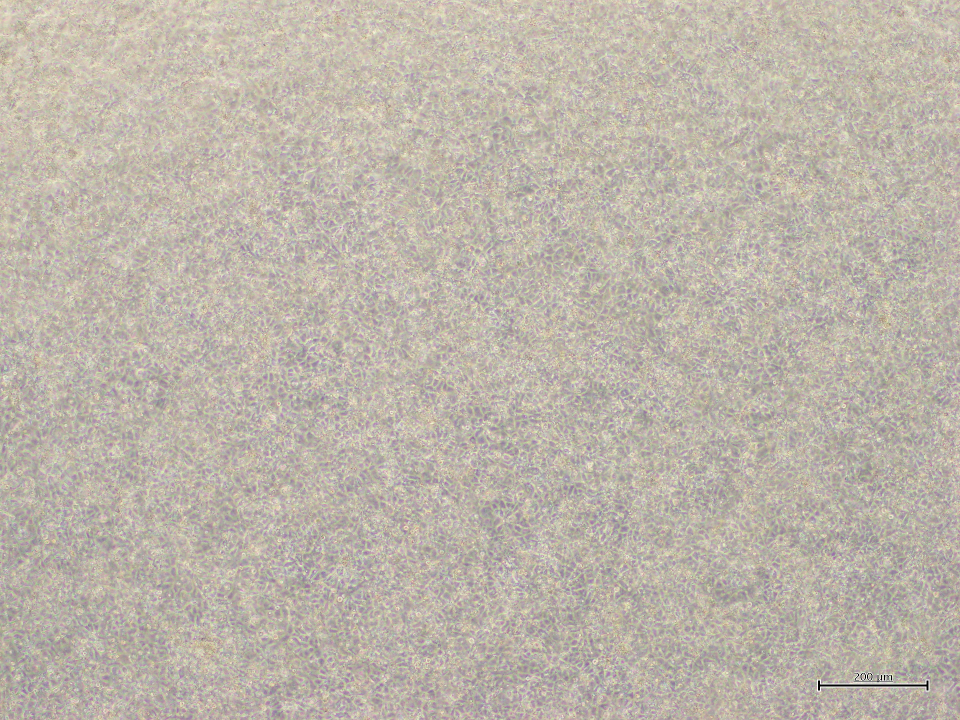
#> input picture mainApi/tests/test_image_convert/LotA_pointA.JPG, 1920 x 1440 px (shown at 1/2 size); its folder holds only this picture in this run
$ python -i tissue.py   (imports and definitions only)   (older library calls are emulated)
#> lines starting #> are read from the running program, lines starting #| are printed output that depends on the picture; after the words box and inside, x2 and y2 are one past the last pixel; in counts of white or black regions, pixels touching at a corner belong together
#> further down, picture is the input picture: shape (1440, 1920, 3); mean B, G, R 169.9, 180.9, 188.9
import os
from cellpose import models
import numpy as np
import time, os, sys
from urllib.parse import urlparse
import skimage.io
import matplotlib.pyplot as plt
import matplotlib as mpl
from urllib.parse import urlparse
from cellpose import models, core
import cv2
import math
import random
import pandas as pd

# DISPLAY RESULTS
from cellpose import plot
from mainApi.app.images.utils.cellpose.process_binary import convert2Binary
from mainApi.app.images.utils.cellpose.cellpose_segment import cellpose_segment


MIN_THRESH = 10
BLACK_VALUE = 0
WHITE_VALUE = 255


TISSUE_COLORS = {
    "S" : [128,128,128],
    "R" : [0,0,255],
    "G": [0,255,0],
    "B" : [255,0,0],
    "B+G" : [255,255,0],
    "B+R" : [255,0,255],
    "S+B" : [255,128,128],
    "S+G" : [128,255,128],
    "G+R" : [0,255,255],
    "B+G+R" : [255,255,255],
    "S+G+R" : [128,255,255],
    "S+B+R" : [255,128,255],
    "S+B+G" : [255,255,128],
    "S+B+G+R" : [178,178,178]
}

# [174 lines left out: functions getBinaryImage, process_TissueNT_Segmentation, process_TissueNT_Test_Segmentation, getMergedImageByWholeChannels, getResultImageFromColorOptions, getDotPlotImage, not called in this run]


def getShortLength(w,h):
    return min(w,h)

def getLongLength(w,h):
    return max(w,h)


# measure of flattening at the poles of a planet or other celestial body.
#The oblateness is measured as the ratio between the polar and equatorial diameter.
def getValueOfOblateness(w, h):
    long_d = max(w,h)
    short_d = min(w,h)
    return int(short_d * 10000 / long_d)


#inverse value of oblateness
def getValueOfInvFlatRate(w, h):
    long_d = max(w,h)
    short_d = min(w,h)
    return int (long_d * 10000 / short_d)


#ratio = 4 * pi * Area / ( Perimeter^2 )
def getValueOfRoundness(area, perimeter):
    return int(10000 * 4 * math.pi * area / perimeter/ perimeter)


def getValueOfEllpsity(area, d):
    return int(10000 * d * d / 4 / math.pi /  area)


def getValueOfFillRatio(area, w, d):
    return int(10 * (w * d - area))

def getValueOfOutPixels(area, w, d):
    return int( w * d - area)


# [23 lines left out: functions getAreaWidth, getAreaHeight, not called in this run]

def getInvFlatRate(a,b):
    return (int)(math.fabs((a - b) * 100/ (a + 1)))

# [9 lines left out: functions getLongLen, getShortLen, not called in this run]

def getOblatenss(res, a, b):
    return (int)(a**3 * 100 / len(res)/b/b)

def getRoundness(maxV, minV):
    return ((maxV - minV) * 10) / 2

def getEllipsity(maxV, minV):
    t = ((1 - minV * minV /maxV * maxV) * 1000)
    return int(math.sqrt(math.fabs(t)))


# [20 lines left out: function getMergedImage, not called in this run]

def processMeasureForTissueNT(image, output_path):

#> called with output_path = 'out.png'
    print("This is the test program for measurement item functions")


    gray = cv2.cvtColor(image, cv2.COLOR_BGR2GRAY)
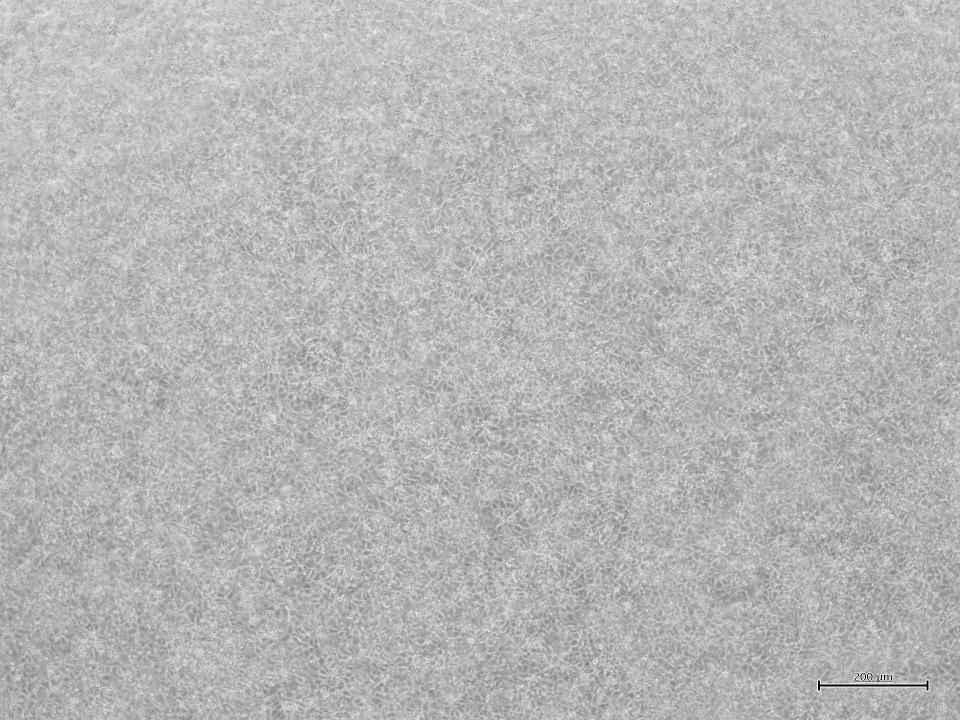
#> gray: shape (1440, 1920) (shown at 1/2 size); min 0, max 255, mean 182
    thresh = cv2.threshold(gray, 0, 255, cv2.THRESH_BINARY_INV | cv2.THRESH_OTSU)[1]
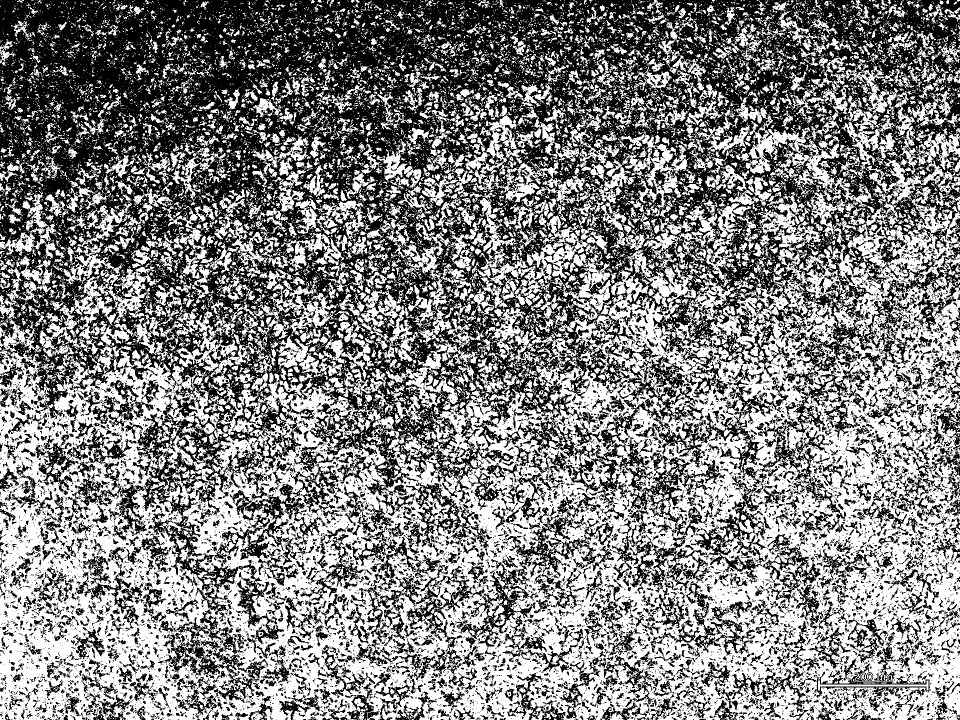
#> thresh: shape (1440, 1920) (shown at 1/2 size); 51.1% white; 14190 black regions (12015 under 20 px), largest, box (x1, y1, x2, y2) and area: (0, 0, 1920, 1306) 936217, (813, 993, 1228, 1353) 19341, (1034, 799, 1340, 1041) 12372

    output = cv2.connectedComponentsWithStats(thresh, 8, cv2.CV_32S)
    (numLabels, labels, stats, centroids) = output
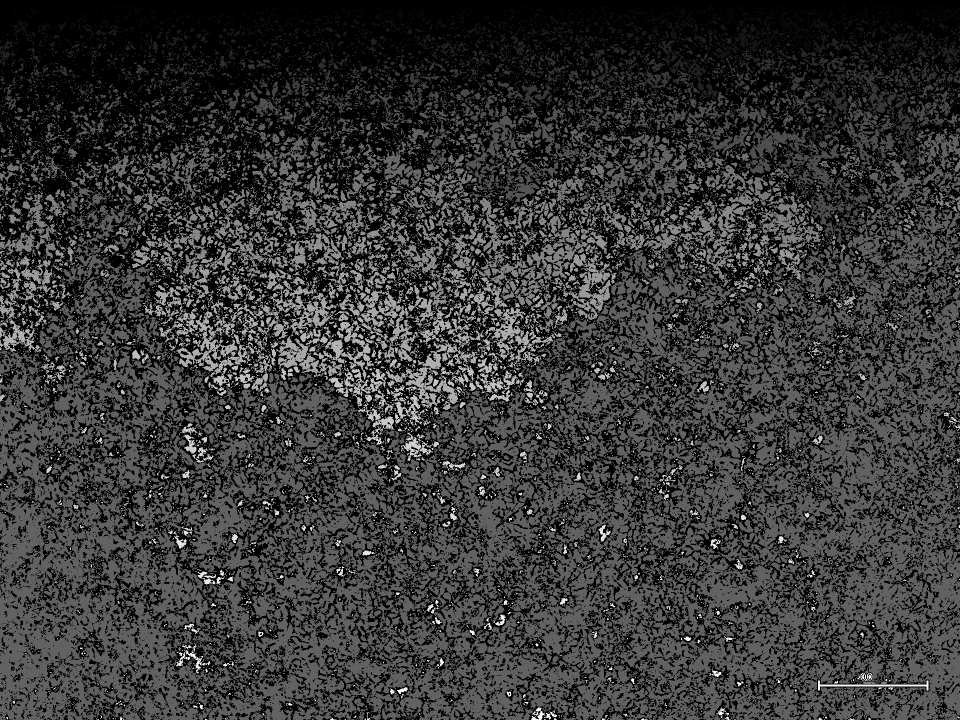
#> labels: shape (1440, 1920) int32 (shown at 1/2 size); min 0, max 20039, mean 4281.7; drawn with min black and max white
#> numLabels = 20040; centroids = 20040 pairs, first value 0 to 1919, second value 0 to 1439

    arrNo = []
    arrPixels = []
    arrCentX = []
    arrCentY = []
    arrMinX = []
    arrMaxX = []
    arrMinY = []
    arrMaxY = []
    arrWidth = []
    arrHeight = []

    arrInvFlatRate = []
    arrShortLen = []
    arrLongLen = []
    arrOblateness = []

    arrRoundness = []
    arrEllpsity  = []
    arrRectFillRatio = []
    arrOuterPixels = []
    arrAvgThickness = []
    arrSlenderness = []
    arrWrapCount = []
    arrOuterArea = []

    for i in range(2, numLabels):
        # extract the connected component statistics for the current
        # label
        x = stats[i, cv2.CC_STAT_LEFT]
        y = stats[i, cv2.CC_STAT_TOP]
        w = stats[i, cv2.CC_STAT_WIDTH]
        h = stats[i, cv2.CC_STAT_HEIGHT]
        area = stats[i, cv2.CC_STAT_AREA]

        arrNo.append(i - 1)
        arrPixels.append(area)
        arrCentX.append(int(centroids[i][0]))
        arrCentY.append(int(centroids[i][1]))
        arrMinX.append(x)
        arrMaxX.append(x+w)
        arrMinY.append(y)
        arrMaxY.append(y+h)
        arrWidth.append(w)
        arrHeight.append(h)

        arrInvFlatRate.append(getValueOfInvFlatRate(w,h))
        arrShortLen.append(getShortLength(w,h))
        arrLongLen.append(getLongLength(w,h))
        arrOblateness.append(getValueOfOblateness(w,h))
        arrRoundness.append(getValueOfRoundness(area, (w+h) * 2 + random.randint(1,2)))

        arrEllpsity.append(getValueOfRoundness(area, (w+h) * 2 + random.randint(1,2)))
        arrRectFillRatio.append(getValueOfFillRatio(area, w, h))
        arrOuterPixels.append(getValueOfOutPixels(area, w , h))
        arrAvgThickness.append(int(math.sqrt(w * h)))
        arrSlenderness.append(int(w * h))
        arrWrapCount.append(int(w))
        arrOuterArea.append(getValueOfOutPixels(area,w,h))
#> this loop made 20038 passes
#> (x, y, w, h, area) on passes 2, 7, 13: (34, 0, 12, 6, 31), (74, 0, 10, 7, 27), (290, 0, 14, 8, 39)
#> after the loop, arrAvgThickness = 20038 items; arrCentX = 20038 items; arrCentY = 20038 items; arrEllpsity = 20038 items; arrHeight = 20038 items; arrInvFlatRate = 20038 items; arrLongLen = 20038 items; arrMaxX = 20038 items; arrMaxY = 20038 items; arrMinX = 20038 items; arrMinY = 20038 items; arrNo = 20038 items; arrOblateness = 20038 items; arrOuterArea = 20038 items; arrOuterPixels = 20038 items; arrPixels = 20038 items; arrRectFillRatio = 20038 items; arrRoundness = 20038 items; arrShortLen = 20038 items; arrSlenderness = 20038 items; arrWidth = 20038 items; arrWrapCount = 20038 items

    df = pd.DataFrame()

    print(output_path)

    df["no"] = arrNo
    df["0:pixels"] = arrPixels
    df["1:point-x"] = arrCentX
    df["2:point-y"] = arrCentY
    df["3:0x"] = arrMinX
    df["4:x1"] = arrMaxX
    df["5:y0"] = arrMinY
    df["6:y1"] = arrMaxY
    df["7:width"] = arrWidth
    df["8:height"] = arrHeight
    df["9:inv-oblate"] = arrInvFlatRate
    df["10:S-length"] = arrShortLen
    df["11:L-length1"] = arrLongLen
    df["12:oblate"] = arrOblateness
    df["13:round"] = arrRoundness
    df["14:ellipsity"] = arrEllpsity
    df["15:filling-ratio"] = arrRectFillRatio
    df["16:outer-pixels"] = arrOuterPixels
    df["17:thickness"] = arrAvgThickness
    df["18:slenderness"] = arrSlenderness
    df["19:wrap-count"] = arrWrapCount
    df["20:outer-area"] = arrOuterArea


    df.to_csv(output_path)


# [118 lines left out: function processForAllChannels, not called in this run]

>>> import cv2
>>> picture = cv2.imread('../../../../tests/test_image_convert/LotA_pointA.JPG')
>>> result = processMeasureForTissueNT(picture, 'out.png')
